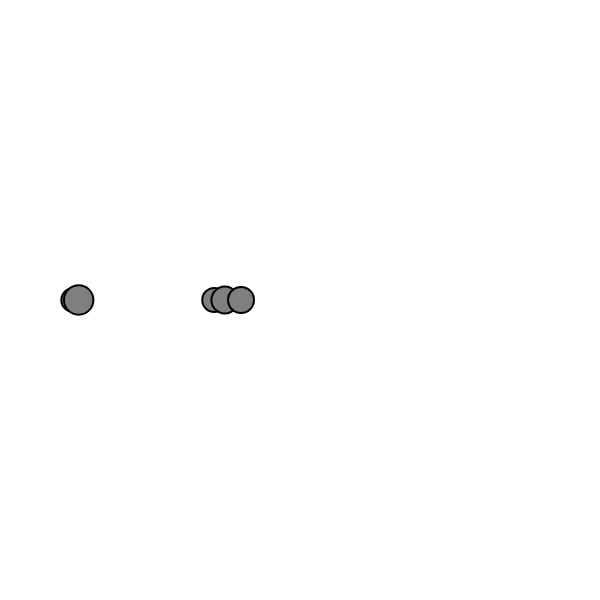
Frame 1 (no input)
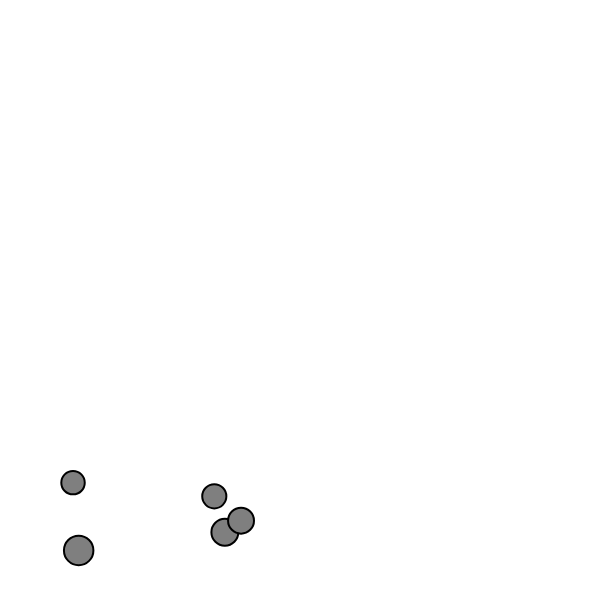
Frame 60 (no input)
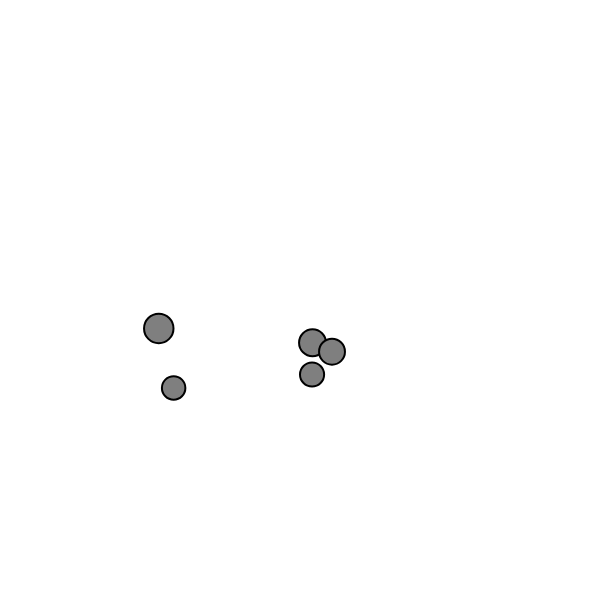
Frame 120 (the mouse pressed at the canvas centre since frame 60)

The p5.js sketch that drew these frames (run headless with seeded random() and noise() and a simulated clock; from frame 60 on, the mouse is pressed at the canvas centre):

// p5.js sketch
// ── sketch.js
var particles = [];
var numberOfParticles = 5
function setup() {
  createCanvas(600, 600)
  for (var i = 0; i < numberOfParticles; i++) {
    particles.push(new Particle());
  }
}

function draw() {
  background(255)
  var gravity = createVector(0, 0.3);
  particles.forEach(particle => {
    particle.show()
    particle.applyForce(gravity);
    particle.bounce();
    particle.move();
  })
  // particle.show();
  // // particle.applyForce(wind)
  // particle.applyForce(gravity)
  // // particle.edges();
  // particle.bounce();
  // particle.move();
}


function mousePressed() {
  var wind = createVector(2, 0.1);
  particles.forEach(particle => particle.applyForce(wind));
}

// ── particle.js
function Particle() {
  this.pos = createVector(random(width / 2), height / 2);
  this.vel = createVector(0, 0);
  this.acc = createVector(0, 0);
  this.mass = random(1, 2)

  this.move = function () {
    // this.acc = mouse;

    this.vel.add(this.acc);
    this.pos.add(this.vel);
    this.acc.mult(0);
    // this.vel.limit(5);
  }

  this.edges = function () {
    if (this.pos.x > width) {
      this.pos.x = 0;
    } else if (this.pos.x < 0) {
      this.pos.x = width
    } else if (this.pos.y > height) {
      this.pos.y = 0
    } else if (this.pos.y < 0) {
      this.pos.y = height;
    }
  }

  this.bounce = function () {
    if (this.pos.x > width || this.pos.x < 0) {
      this.vel.x *= -1;
    }

    if (this.pos.y > height || this.pos.y < 0) {
      this.vel.y *= -1
    }
  }

  this.applyForce = function (force) {
    var f = p5.Vector.div(force, this.mass)
    this.acc.add(f);
  }

  this.show = function () {
    stroke(0);
    strokeWeight(2);
    fill(127);
    ellipse(this.pos.x, this.pos.y, this.mass * 20, this.mass * 20);
  }
}
